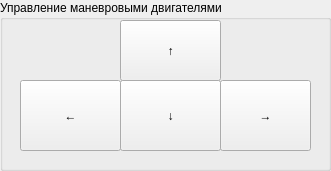
          <widget class="QGroupBox" name="groupBox_12">
           <property name="geometry">
            <rect>
             <x>570</x>
             <y>540</y>
             <width>331</width>
             <height>171</height>
            </rect>
           </property>
           <property name="title">
            <string>Управление маневровыми двигателями</string>
           </property>
           <widget class="QPushButton" name="pushButton_7">
            <property name="geometry">
             <rect>
              <x>220</x>
              <y>80</y>
              <width>91</width>
              <height>71</height>
             </rect>
            </property>
            <property name="cursor">
             <cursorShape>ArrowCursor</cursorShape>
            </property>
            <property name="layoutDirection">
             <enum>Qt::RightToLeft</enum>
            </property>
            <property name="text">
             <string>→</string>
            </property>
           </widget>
           <widget class="QPushButton" name="pushButton_8">
            <property name="geometry">
             <rect>
              <x>20</x>
              <y>80</y>
              <width>101</width>
              <height>71</height>
             </rect>
            </property>
            <property name="text">
             <string>←</string>
            </property>
           </widget>
           <widget class="QPushButton" name="pushButton_6">
            <property name="geometry">
             <rect>
              <x>120</x>
              <y>80</y>
              <width>101</width>
              <height>71</height>
             </rect>
            </property>
            <property name="text">
             <string>↓</string>
            </property>
           </widget>
           <widget class="QPushButton" name="pushButton_5">
            <property name="geometry">
             <rect>
              <x>120</x>
              <y>20</y>
              <width>101</width>
              <height>61</height>
             </rect>
            </property>
            <property name="text">
             <string>↑</string>
            </property>
           </widget>
          </widget>
